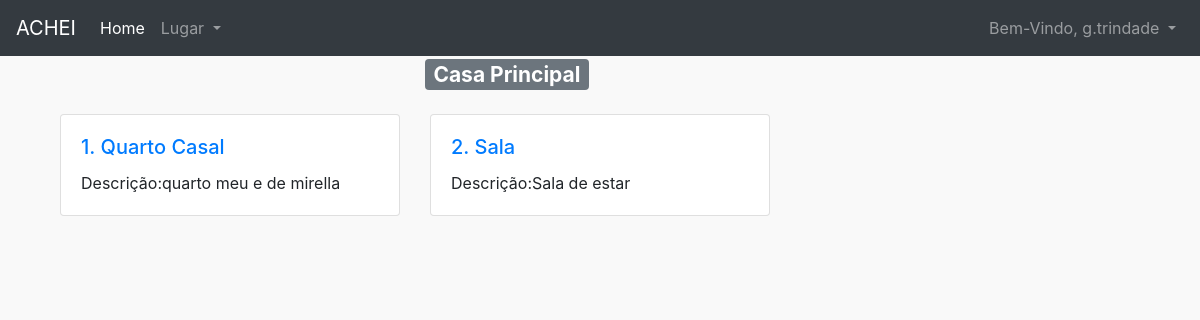
/lugar/1/ (signed in), run on the app's committed database.
### users/models.py (models this page shows)
class CustomUser(AbstractUser):
	age = models.PositiveIntegerField(null=True, blank=True)

### achei/models.py (models this page shows, shortened)
class Lugar(models.Model):
	nome = models.CharField(max_length=300)
	descricao = models.TextField()
	autor = models.ForeignKey(get_user_model(), on_delete = models.CASCADE,)

class Comodo(models.Model):
	lugar = models.ForeignKey(Lugar, on_delete = models.CASCADE,)
	nome = models.CharField(max_length=300)
	descricao = models.TextField()
	autor = models.ForeignKey(get_user_model(), on_delete = models.CASCADE,)

### achei/views.py (the view)
# urls.py: path('lugar/<int:pk>/', views.detalhe_lugar, name="detalhe_lugar"),
@login_required
def detalhe_lugar(request, pk):
	lugar = Lugar.objects.get(pk=pk, autor = request.user)
	comodos = Comodo.objects.filter(lugar_id=pk, autor = request.user)
	return render(request, 'detalhe_lugar.html', {'lugar': lugar, 'comodos': comodos})

### templates/detalhe_lugar.html
{% extends 'base.html' %}
{% block content %}
<div class="container">
	<div class="row">
	    <div class="col">
	    </div>
	    <div class="col">
	      <h3><span class="badge badge-secondary">{{ lugar.nome }}</span></h3>
	    </div>
	    <div class="col">
	    </div>
	</div>
	<div class="row mr-0 ml-0">
	  {% for comodo in comodos %}
	  <div class="col-sm-4 mt-3">
	    <div class="card">
	      <div class="card-body">
	        <h5 class="card-title"><a href="{% url 'detalhe_comodo' pk=comodo.pk %}">{{forloop.counter}}. {{ comodo.nome }}</a></h5>
	        <p class="card-text">Descrição:{{ comodo.descricao }}</p>
	      </div>
	    </div>
	  </div>
	  {% endfor %}
	</div>
</div>
{% endblock content %}

### templates/base.html (shortened to what this page needs)
<!doctype html>
<html lang="pt-br">
  <head>
    <link rel="stylesheet" href="https://maxcdn.bootstrapcdn.com/bootstrap/4.0.0/css/bootstrap.min.css">
    <link rel="stylesheet" href="https://stackpath.bootstrapcdn.com/font-awesome/4.7.0/css/font-awesome.min.css">
  </head>
  <body style="background-color: #f9f9f9;">
  	<nav class="navbar navbar-expand-lg navbar-dark bg-dark">
  <a class="navbar-brand" href="#">ACHEI</a>
  <div class="collapse navbar-collapse" id="navbarSupportedContent">
    <ul class="navbar-nav mr-auto">
      <li class="nav-item active">
        <a class="nav-link" href="/">Home</a>
      </li>
      <li class="nav-item dropdown">
        <a class="nav-link dropdown-toggle" href="#" id="navbarDropdown" role="button" data-toggle="dropdown" aria-haspopup="true" aria-expanded="false">
          Lugar
        </a>
      </li>
    </ul>
    {% if user.is_authenticated %}
          <ul class="navbar-nav ml-auto">
            <li class="nav-item">
              <a class="nav-link dropdown-toggle" href="#" id="userMenu" data-toggle="dropdown" aria-haspopup="true" aria-expanded="false">
                Bem-Vindo, {{ user.username }}
              </a>
            </li>
          </ul>
        {% endif %}
  </div>
</nav>
  	{% block content %}
  	{% endblock content %}
  </body>
</html>

### data on the page
CustomUser: username "g.trindade"
Lugar: nome "Casa Principal"
Comodo: nome "Quarto Casal", descricao "quarto meu e de mirella"
Comodo: nome "Sala", descricao "Sala de estar"
